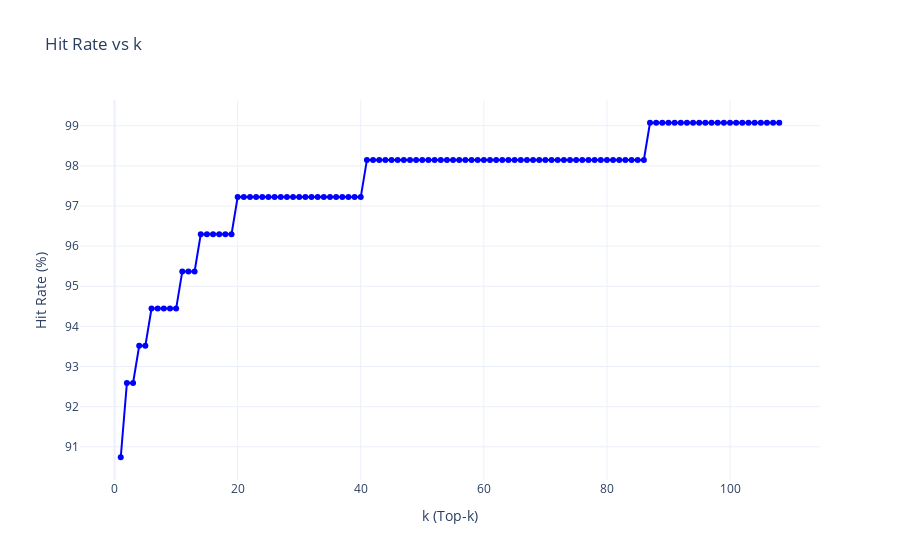

The cell this chart's notebook holds for it:
### Code cell
data_folder = "templates/CASIA1/features"
plot_hit_rate_plotly(data_folder, k_max=108)
